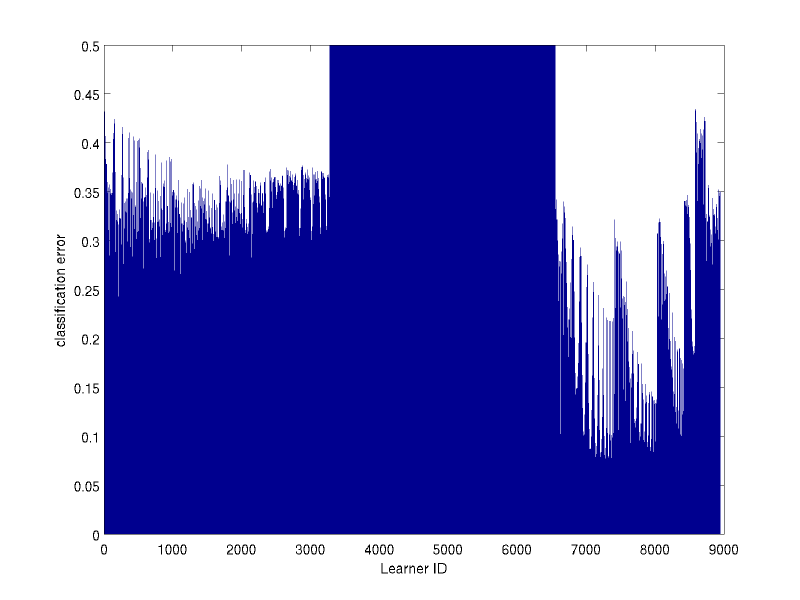
%> input picture matlab/projectx/images/classification_errors.png, 1600 x 1200 px (shown at 1/2 size); its folder holds only this picture in this run
$ octave --eval "collect_features_1;"   (GNU Octave 9; MATLAB toolbox functions it lacks are replaced by stand-ins)
%> lines starting %> are read from the running program, lines starting %| are printed output that depends on the picture
### matlab/bioboost/gradientEstimate.m
function [GN, OR] = gradientEstimate(I, scale)

%[rows, cols] = size(I);

sigma = scale/3;
hsize = round([6*sigma+1, 6*sigma+1]);   % The filter size.

gaussian = fspecial('gaussian',hsize,sigma);
I = imfilter(I, gaussian, 'symmetric');        % Smoothed image.

% horizontal difference [-1 0 1]
%h =  [  I(:,2:cols)  zeros(rows,1) ] - [  zeros(rows,1)  I(:,1:cols-1)  ];
%h = [ I(:,2:cols) I(:,cols) ] - [ I(:,1) I(:,1:cols-1) ];
diffc = [-1 0 1];
h = imfilter(double(I), diffc, 'symmetric');

% vertical difference [-1; 0; 1]
%v =  [  I(2:rows,:); zeros(1,cols) ] - [  zeros(1,cols); I(1:rows-1,:)  ];
%v =  [  I(2:rows,:); I(rows,:) ] - [  I(1,:); I(1:rows-1,:)  ];
diffr = [-1; 0; 1];
v = imfilter(double(I), diffr, 'symmetric');

%diagonal difference 1
%d1 = [  I(2:rows,2:cols) zeros(rows-1,1); zeros(1,cols) ] - ...
%                               [ zeros(1,cols); zeros(rows-1,1) I(1:rows-1,1:cols-1)  ];
d1h = [-1 0 0; 0 0 0; 0 0 1];
d1 = imfilter(double(I), d1h, 'symmetric');

% diagonal difference 2
%d2 = [  zeros(1,cols); I(1:rows-1,2:cols) zeros(rows-1,1);  ] - ...
%                               [ zeros(rows-1,1) I(2:rows,1:cols-1); zeros(1,cols)   ];
d2h = [0 0 1; 0 0 0; -1 0 0];
d2 = imfilter(double(I), d2h, 'symmetric');

X = h + (d1 + d2)/2.0;
Y = v + (d1 - d2)/2.0;

GN = sqrt(X.*X + Y.*Y); % Gradient amplitude.

OR = atan2(-Y, X);            % Angles -pi to + pi.
neg = OR<0;                   % Map angles to 0-pi.
OR = OR.*~neg + (OR+pi).*neg;
OR = OR*180/pi;               % Convert to degrees.

### matlab/baselFigure/frangi_filter_version2a/FrangiFilter2D.m
function [outIm,whatScale,Direction] = FrangiFilter2D(I, options)
% This function FRANGIFILTER2D uses the eigenvectors of the Hessian to
% compute the likeliness of an image region to vessels, according
% to the method described by Frangi:2001 (Chapter 2).
%
% [J,Scale,Direction] = FrangiFilter2D(I, Options)
%
% inputs,
%   I : The input image (vessel image)
%   Options : Struct with input options,
%       .FrangiScaleRange : The range of sigmas used, default [1 8]
%       .FrangiScaleRatio : Step size between sigmas, default 2
%       .FrangiBetaOne : Frangi correction constant, default 0.5
%       .FrangiBetaTwo : Frangi correction constant, default 15
%       .BlackWhite : Detect black ridges (default) set to true, for
%                       white ridges set to false.
%       .verbose : Show debug information, default true
%
% outputs,
%   J : The vessel enhanced image (pixel is the maximum found in all scales)
%   Scale : Matrix with the scales on which the maximum intensity
%           of every pixel is found
%   Direction : Matrix with directions (angles) of pixels (from minor eigenvector)
%
% Example,
%   I=double(imread ('vessel.png'));
%   Ivessel=FrangiFilter2D(I);
%   figure,
%   subplot(1,2,1), imshow(I,[]);
%   subplot(1,2,2), imshow(Ivessel,[0 0.25]);
%
% Written by Marc Schrijver, 2/11/2001
% Re-Written by D.Kroon University of Twente (May 2009)

defaultoptions = struct('FrangiScaleRange', [1 10], 'FrangiScaleRatio', 2, 'FrangiBetaOne', 0.5, 'FrangiBetaTwo', 15, 'verbose',true,'BlackWhite',true);

% Process inputs
if(~exist('options','var')),
    options=defaultoptions;
else
    tags = fieldnames(defaultoptions);
    for i=1:length(tags)
         if(~isfield(options,tags{i})),  options.(tags{i})=defaultoptions.(tags{i}); end
    end
    if(length(tags)~=length(fieldnames(options))),
        warning('FrangiFilter2D:unknownoption','unknown options found');
    end
end

sigmas=options.FrangiScaleRange(1):options.FrangiScaleRatio:options.FrangiScaleRange(2);
sigmas = sort(sigmas, 'ascend');

beta  = 2*options.FrangiBetaOne^2;
c     = 2*options.FrangiBetaTwo^2;

% Make matrices to store all filterd images
ALLfiltered=zeros([size(I) length(sigmas)]);
ALLangles=zeros([size(I) length(sigmas)]);

% Frangi filter for all sigmas
for i = 1:length(sigmas),
    % Show progress
    if(options.verbose)
        disp(['Current Frangi Filter Sigma: ' num2str(sigmas(i)) ]);
    end

    % Make 2D hessian
    [Dxx,Dxy,Dyy] = Hessian2D(I,sigmas(i));

    % Correct for scale
    Dxx = (sigmas(i)^2)*Dxx;
    Dxy = (sigmas(i)^2)*Dxy;
    Dyy = (sigmas(i)^2)*Dyy;

    % Calculate (abs sorted) eigenvalues and vectors
    [Lambda2,Lambda1,Ix,Iy]=eig2image(Dxx,Dxy,Dyy);

    % Compute the direction of the minor eigenvector
    angles = atan2(Ix,Iy);

    % Compute some similarity measures
    Lambda1(Lambda1==0) = eps;
    Rb = (Lambda2./Lambda1).^2;
    S2 = Lambda1.^2 + Lambda2.^2;
    % TODO
%     c = max(S2(:))/2;

    % Compute the output image
    Ifiltered = exp(-Rb/beta) .*(ones(size(I))-exp(-S2/c));

    % see pp. 45
    if(options.BlackWhite)
        Ifiltered(Lambda1<0)=0;
    else
        Ifiltered(Lambda1>0)=0;
    end
    % store the results in 3D matrices
    ALLfiltered(:,:,i) = Ifiltered;
    ALLangles(:,:,i) = angles;
end

% Return for every pixel the value of the scale(sigma) with the maximum
% output pixel value
if length(sigmas) > 1,
    [outIm,whatScale] = max(ALLfiltered,[],3);
    outIm = reshape(outIm,size(I));
    if(nargout>1)
        whatScale = reshape(whatScale,size(I));
    end
    if(nargout>2)
        Direction = reshape(ALLangles((1:numel(I))'+(whatScale(:)-1)*numel(I)),size(I));
    end
else
    outIm = reshape(ALLfiltered,size(I));
    if(nargout>1)
            whatScale = ones(size(I));
    end
    if(nargout>2)
        Direction = reshape(ALLangles,size(I));
    end
end

### matlab/bioboost/collect_features_1.m
function collect_features_1()

ann_folder = 'phase/annotations/';
img_folder = 'phase/images/';
addpath(ann_folder);
addpath(img_folder);
%%

%%load DATA_LOCS.mat
files = [146];
datapoints{1} = [[1; 2] [3; 4]];
labels{1} = [1 2];

%%
% add path to frangi filter
addpath('/osshare/Work/neurons/matlab/toolboxes/frangi_filter_version2a/');

d_img = dir([img_folder '*.png']);

PADSIZE = [10 10];  OFFSET = PADSIZE; %#ok<*NASGU>
WINDOW = [9 9];

Dlength = 0;
for i = 1:length(files);
    Dlength = Dlength + size(datapoints{i},1);
end

% features!!!
%F = [ I(1) Ih(30) G(1) Gh(20) Fr(1) Fh(30) ];

D = zeros(Dlength, 1+30+1+20+1+30);
L = zeros(Dlength, 1);
count = 0;

for i = 1:length(files)

    filename = [img_folder d_img(i).name];
    disp(['processing ' filename]);

    I = imread(filename);
%> I is the input picture: size 1200x1600x3 uint8; mean R, G, B 135.9, 135.9, 201.7
    Ipad = padarray(I, PADSIZE, 'symmetric', 'both');
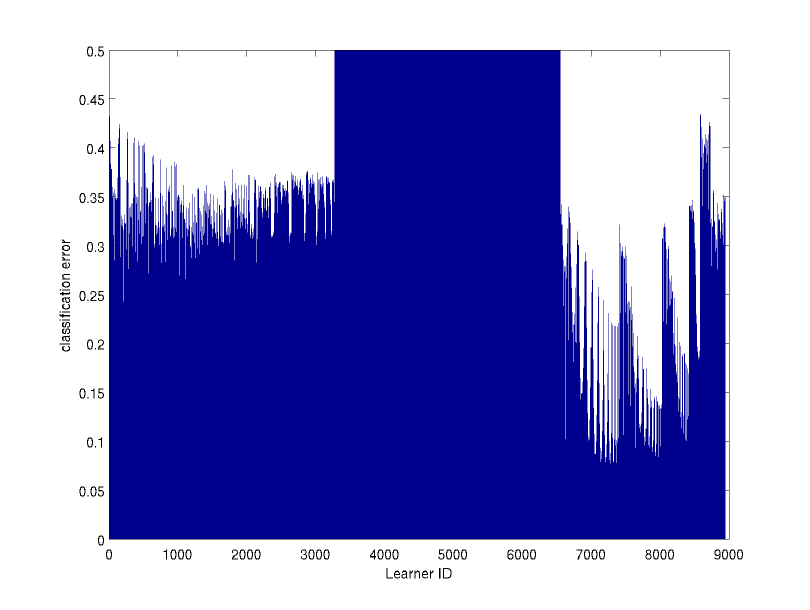
%> Ipad: size 1220x1620x3 uint8 (shown at 1/2 size); mean R, G, B 139.3, 139.3, 203.2

    % gradient
    [GN OR ] = gradientEstimate(Ipad, 3);
%> in gradientEstimate, `h = imfilter(double(I), diffc, 'symmetric');`:
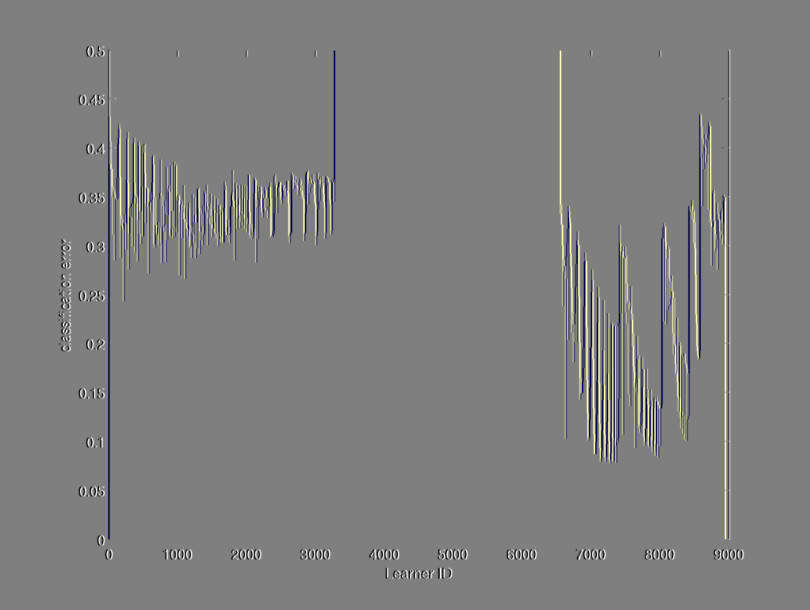
%> h: size 1220x1620x3 double (shown at 1/2 size); mean R, G, B 0, 0, 0; drawn with min black and max white
%> in gradientEstimate, `v = imfilter(double(I), diffr, 'symmetric');`:
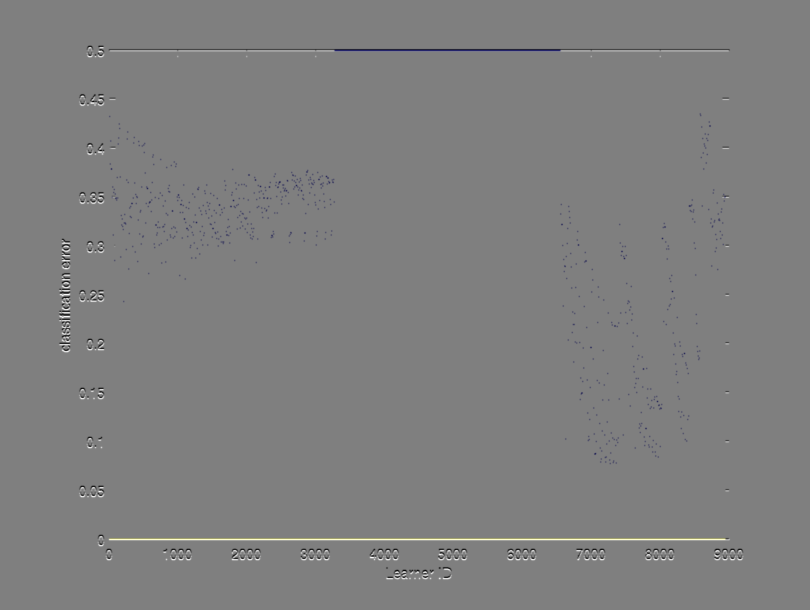
%> v: size 1220x1620x3 double (shown at 1/2 size); mean R, G, B 0, 0, 0; mean of the top-left, top-right, bottom-left and bottom-right quarters -0.5, -0.4, 0.5, 0.4; drawn with min black and max white
%> in gradientEstimate, `GN = sqrt(X.*X + Y.*Y);`:
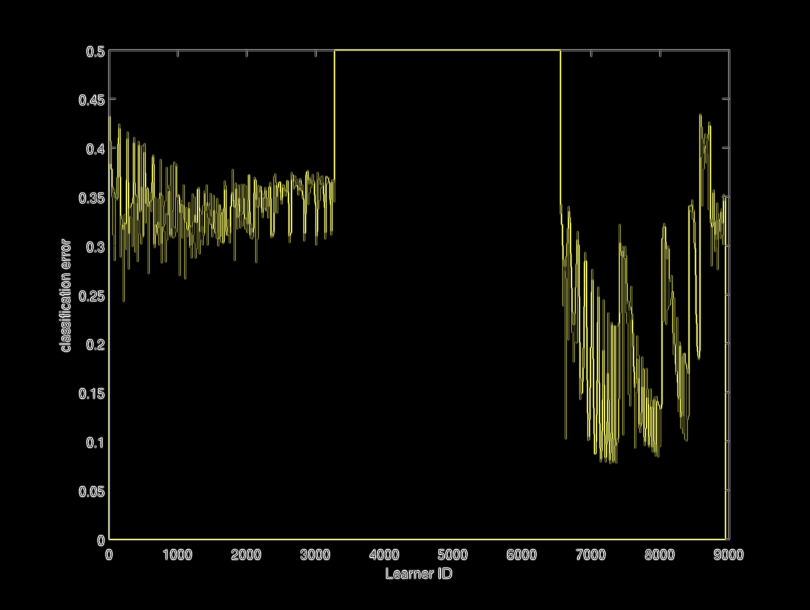
%> GN: size 1220x1620x3 double (shown at 1/2 size); mean R, G, B 13.7, 13.7, 8.1; drawn with min black and max white
%> in gradientEstimate, `neg = OR<0;`:
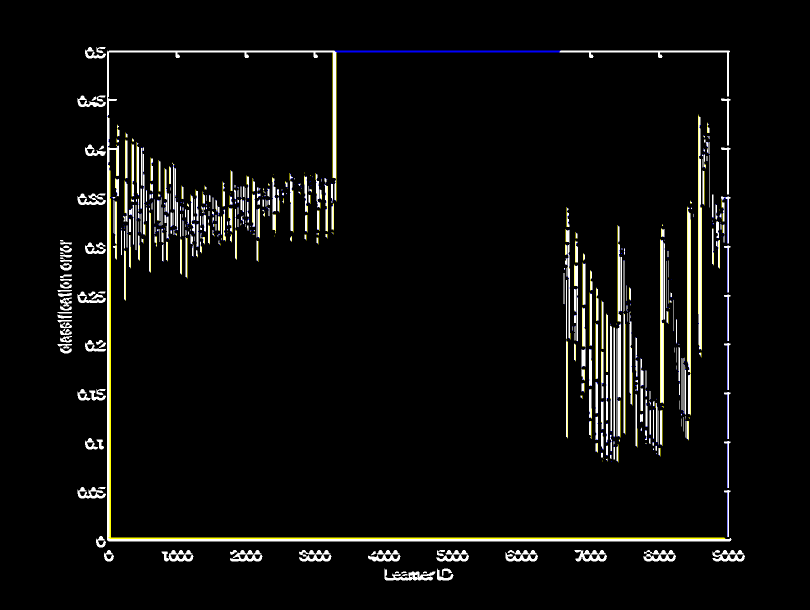
%> neg: size 1220x1620x3 logical (shown at 1/2 size); mean R, G, B 0.0488, 0.0488, 0.044
%> in gradientEstimate, `OR = OR.*~neg + (OR+pi).*neg;`:
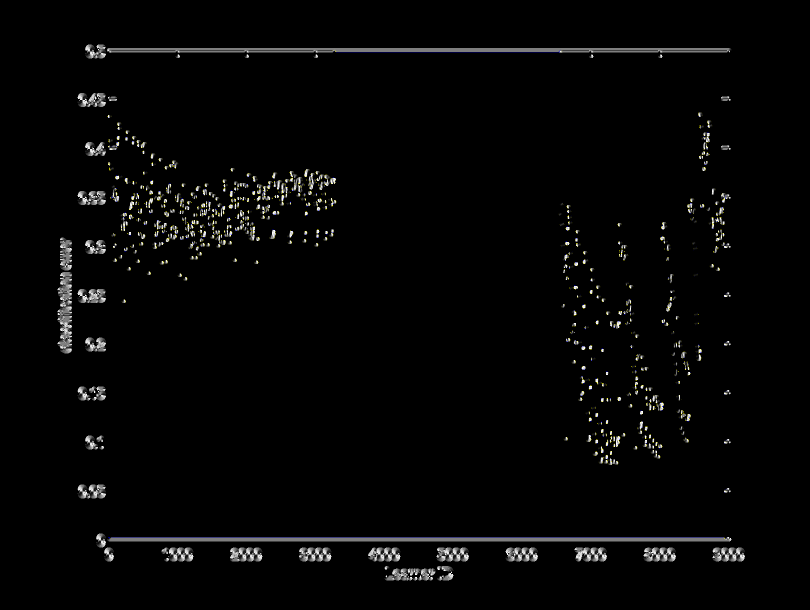
%> OR: size 1220x1620x3 double (shown at 1/2 size); mean R, G, B 0.0687, 0.0687, 0.0671; drawn with min black and max white
%> in gradientEstimate, `OR = OR*180/pi;`:
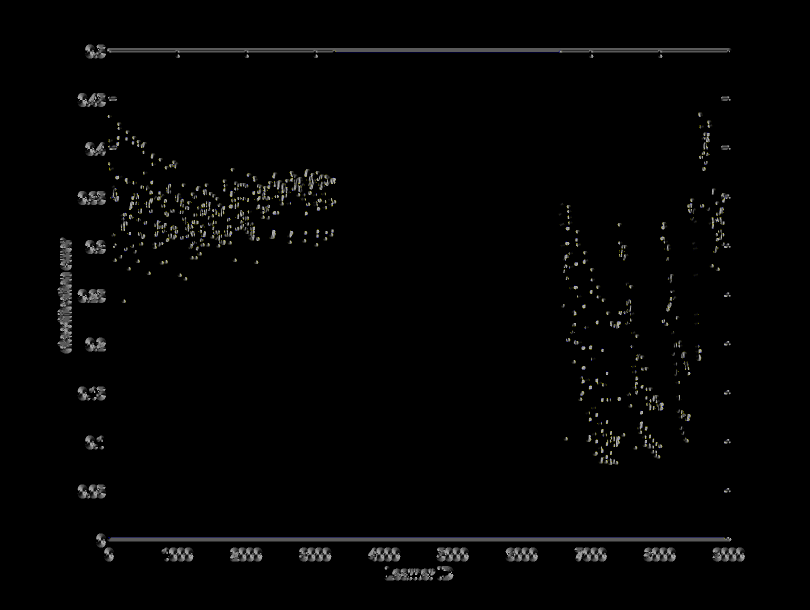
%> OR: size 1220x1620x3 double (shown at 1/2 size); mean R, G, B 3.9, 3.9, 3.8

    % frangi
    opts.FrangiScaleRatio = .5;
    opts.FrangiScaleRange = [.5 2];
    Fr = FrangiFilter2D(double(Ipad), opts);
%> the run ends on the next line

    pts = datapoints{i};  %#ok<*USENS>
    l = labels{i};

    Idisp = gray2rgb(Ipad);
    Iedges = 0: (255-0)/(30-1): 255;
    GNedges = [0:(50-0)/(19-1):50 300];
    FRedges = [0:(.1-0)/(29-1):.1 1];

    % define the patch inds

    for j = 1:size(pts,1)
        pt = pts(j,:) + OFFSET;
        p = Ipad( pt(1)-WINDOW(1) : pt(1)+WINDOW(1), pt(2)-WINDOW(2):pt(2)+WINDOW(2));
        g = GN(pt(1)-WINDOW(1) : pt(1)+WINDOW(1), pt(2)-WINDOW(2):pt(2)+WINDOW(2));
        f = Fr(pt(1)-WINDOW(1) : pt(1)+WINDOW(1), pt(2)-WINDOW(2):pt(2)+WINDOW(2));

        if l(j) == 1
            Idisp(pt(1),pt(2),:) = [255 0 0];
        else
            Idisp(pt(1),pt(2),:) = [0 255 0];
        end

        count = count + 1;
        D(count,1) = Ipad(pt(1), pt(2));
        D(count,2:31) = histc(p(:), Iedges);
        D(count,32) = GN(pt(1), pt(2));
        D(count,33:52) = histc(g(:), GNedges);
        D(count,53) = Fr(pt(1), pt(2));
        D(count,54:83) = histc(f(:), FRedges);

    	L(count) = l(j);
    end

    %figure; hold on;
    imshow(Idisp); pause(1); drawnow;
    set(gca, 'Position', [0 0 1 1])


    %keyboard;

end

pathstr = [pwd '/'];
filename = [pathstr 'D1.mat'];
save(filename, 'D', 'L');
disp(['...saved ' filename]);
